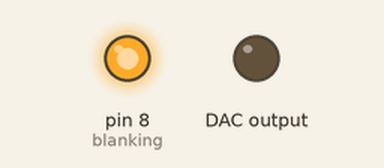
This sketch was run on a simulated Arduino Uno, built with avr-gcc and run on an emulated ATmega328P. On the bench: output pins drawn as LEDs (lit = HIGH). Wiring (inferred from the names in the program): MCP4725 DAC at I2C address 0x60.

Above: at 0.05 s.
At 2.25 s:
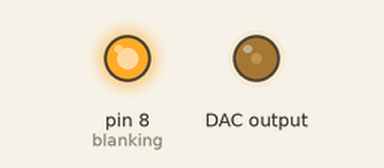
At 4.5 s:
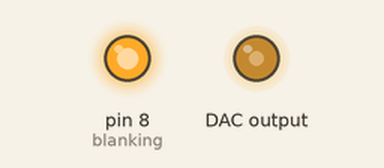
At 9.0 s:
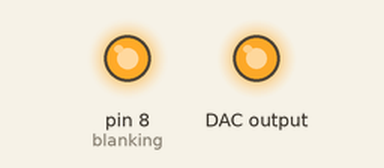
Timing chart, 0 to 11.7 s (numbered marks = the images above):
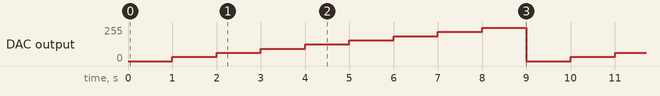

The sketch:

_6_GALVO_PREAMP_TEST.ino
```cpp
#include <Wire.h>

int sintab[10] = {
  0, 500, 1000, 1500, 2000, 2500, 3000, 3500, 4000
} ;
const int blanking      = 8;   // laser blanking
int value = 0;
int sp=0;
int time = 0;
int beams = 9;
#define MCP4725_DEVICE 96
void setup()
{
  Serial.begin(9600);
  Wire.begin() ;
  //pinMode(2, OUTPUT);
  //pinMode(3, OUTPUT);
  pinMode(blanking, OUTPUT);
  digitalWrite(blanking, HIGH);
}

void loop()
{
  digitalWrite(13, LOW);
  value = sintab[sp];
  //Serial.println(" ");
  //Serial.print("sp: ");
  //Serial.println(sp);
  //Serial.print("value: ");
  //Serial.println(value);


  Wire.beginTransmission(MCP4725_DEVICE);
  Wire.write(64);                    // cmd to update the DAC
  Wire.write(value >> 4);            // the 8 most significant bits...
  Wire.write((value & 15) << 4);     // the 4 least significant bits...
  Wire.endTransmission();
digitalWrite(13, HIGH);
  sp = sp + 1;
  if (sp > beams )
     {
      sp=1;
     }


  delay(1000);
 }
```

Measured:
- by itself, DAC output: repeats every 9.0 s: 62/255 1.0 s, 93/255 1.0 s, 125/255 1.0 s, 156/255 1.0 s, 187/255 1.0 s, 218/255 1.0 s, 250/255 1.0 s, 0/255 1.0 s, 31/255 1.0 s
